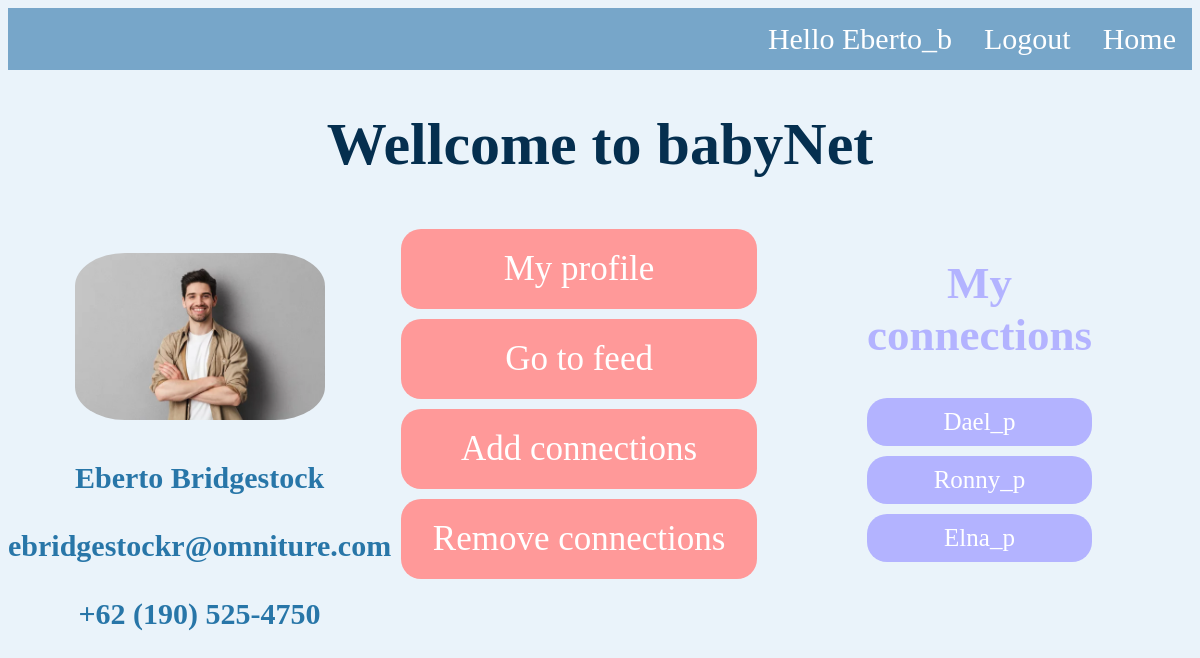
Screenshot of /wellcome/ (signed in) with the database file from the repository.
### accounts/models.py (models this page shows, shortened)
class Profile(models.Model):
    user = models.ForeignKey(User, on_delete=models.CASCADE)
    username=models.CharField(max_length = 100)
    userid = models.IntegerField()
    type = models.CharField(max_length=300, choices = CHOICES_TYPE)
    gender = models.CharField(max_length=300, choices = CHOICES_GENDER)
    name = models.CharField(max_length=100)
    email = models.CharField(max_length=100)
    phone = models.CharField(blank=True,max_length=20)
    profileimg = models.ImageField(default='defaul_profile.jpg', blank=True) # TODO change the default img in assets

### accounts/views.py (the view)
# urls.py: path('wellcome/', views.wellcome_view, name='wellcome'),
@login_required(login_url='accounts:login_form')
def wellcome_view(request):
    user_profile = Profile.objects.get(user=request.user)
    list_connected = []
    try:
        user_connections = Connection.objects.get(username=request.user.username)
        connected = user_connections.connected_user.all()
        for con in connected:
            list_connected.append(con.user.username)
    except Connection.DoesNotExist:
        pass
    return render(request, 'accounts/wellcome.html', {'list_connected' : list_connected,
                                                      'user_profile' : user_profile})

### templates/accounts/wellcome.html (shortened to what this page needs)
{% extends 'base_layout.html' %}
{% load widget_tweaks %}
{% block content %}
<h1> Wellcome to babyNet </h1>
<div class ="wellcome-wrapper">
    <div class ="user-info bold">
        <br><img src="{{user_profile.profileimg.url}}"
        width = "250px"
        height =  "auto"
        ></br>
        <br>{{user_profile.name}}</br>
        <br>{{user_profile.email}}</br>
        <br>{{user_profile.phone}}</br>
    </div>
    <div class="wellcome">
        <a href ="{% url 'accounts:info' username=user.username %}">
           My profile</a>
        <a href ="{% url 'accounts:feed' %}">
           Go to feed</a>
        <a href ="{% url 'accounts:connections_form' %}">
           Add connections</a>
        <a href ="{% url 'accounts:remove_connections_form' %}">
           Remove connections</a>
    </div>
    <div class="con">
        <h2 class="bold"> My connections </h2>
        {% for con in list_connected %}
        <a href ="{% url 'accounts:info' username=con %}">
        {{con}}</a>
        {% endfor %}
    </div>
</div>
{% endblock %}

### templates/base_layout.html (shortened to what this page needs)
{% load static %}
<!DOCTYPE html>
<html lang="en">
<head>
    <link rel="stylesheet" href="{% static 'mystyle2.css' %}">
</head>
<body>
<div class="wrapper">
    <nav>
        <ul>
            <li><a href="{% url 'homepage' %}">Home</a></li>
        {% if user.is_authenticated %}
            <li>
            <form  action="{% url 'accounts:logout' %}" method="post">
            <button class="logout-link" type="submit">Logout</button>
            </form>
            </li>
            <li><a href="{% url 'accounts:wellcome' %}">Hello {{user}}</a></li>
        {% else %}
            <li><a href="{% url 'accounts:login_form' %}">Login</a></li>
            <li><a href="{% url 'accounts:singup_form' %}">Signup</a></li>
        {% endif %}
        </ul>
    </nav>
    {% block content %}
    {% endblock %}
</div>
</body>
</html>

### assets/mystyle2.css (style rules this page uses)
body { background-color: #EAF3FA; font-size: 30px; }
h1 { color: #052F4F; text-align: center; }
h2 { color: #052F4F; text-align: center; }
.bold { font-weight: bold; }
button { background: #77A6C9; border: none; color: white; padding: 14px 16px; text-decoration: none; font-family: "Times New Roman", Times, serif; font-size: 30px; border-radius: 20px; }
.logout-link { border-radius: 0; font-size: 30px; }
.wrapper nav ul { list-style-type: none; margin: 0; padding: 0; overflow: hidden; background-color: #77A6C9; }
.wrapper nav li { float: right; }
.wrapper nav li a { display: block; color: white; text-align: center; padding: 14px 16px; text-decoration: none; }
.wellcome a { display: block; color: white; text-align: center; padding: 20px; margin: 10px; text-decoration: none; background-color: #ff9999; font-size: 35px; border-radius: 20px; }
.wellcome-wrapper { display: grid; grid-template-columns: repeat(3, 1fr);; }
.con a { display: block; color: white; text-align: center; margin-bottom: 10px; text-decoration: none; background-color: #b3b3ff; font-size: 25px; border-radius: 20px; padding: 10px; }
.con { margin-left:100px; margin-right:100px; }
.con h2 { color: #b3b3ff; }
.user-info { text-align: center; color:#2876A8; }
img { border-radius: 20%; }

### rows the page displays
Profile: profileimg (picture), name "Eberto Bridgestock", email "ebridgestockr@omniture.com", phone "+62 (190) 525-4750"

### other values shown
{{ user }} "Eberto_b"
{{ con }} "Dael_p" "Ronny_p" "Elna_p"
